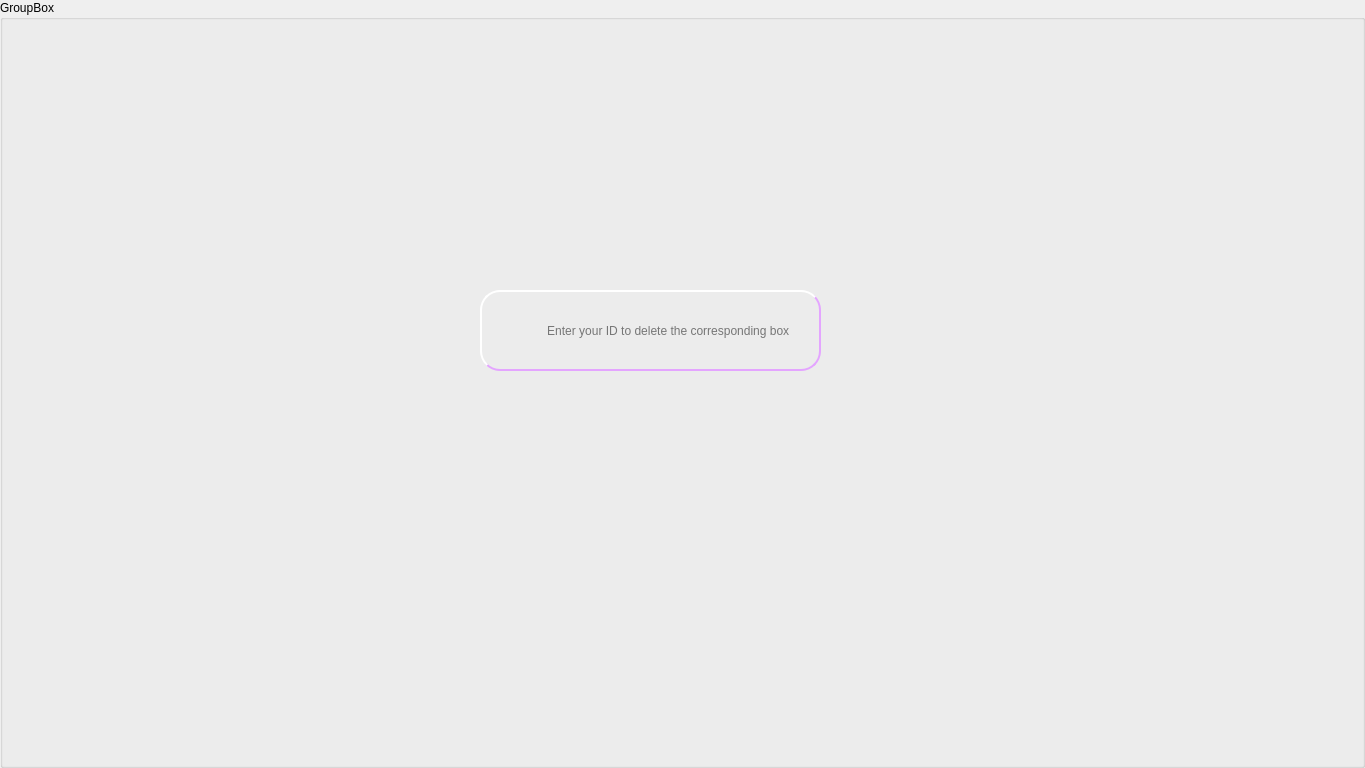
   <widget class="QGroupBox" name="delete_employe">
    <property name="geometry">
     <rect>
      <x>2000</x>
      <y>0</y>
      <width>1365</width>
      <height>768</height>
     </rect>
    </property>
    <property name="title">
     <string>GroupBox</string>
    </property>
    <widget class="QLabel" name="label_11">
     <property name="geometry">
      <rect>
       <x>0</x>
       <y>0</y>
       <width>1365</width>
       <height>768</height>
      </rect>
     </property>
     <property name="styleSheet">
      <string notr="true">background-image: url(:/new/prefix1/image/ajout.png);</string>
     </property>
     <property name="text">
      <string/>
     </property>
    </widget>
    <widget class="QLineEdit" name="lineEdit_13">
     <property name="geometry">
      <rect>
       <x>480</x>
       <y>290</y>
       <width>341</width>
       <height>81</height>
      </rect>
     </property>
     <property name="styleSheet">
      <string notr="true">QLineEdit {
	 
color: #FFFF;
border: 2px solid #e4a5ff;
border-radius: 20px;
border-style: outset;
background: qradialgradient(
cx: 0.3, cy: -0.4, fx: 0.3, fy: -0.4,
radius: 1.35, stop: 0 #fff, stop: 1 #fff
);
padding: 0.3rem 0.2rem;

}
QLineEdit:hover {
	border: 2px solid rgb(170, 0, 255);
}
QLineEdit:focus {
	border: 2px solid rgb(170, 0, 255);
}
QLineEdit {
    background-color: transparent;
}</string>
     </property>
     <property name="text">
      <string/>
     </property>
     <property name="placeholderText">
      <string>                   Enter your ID to delete the corresponding box </string>
     </property>
    </widget>
    <widget class="QLabel" name="label_18">
     <property name="geometry">
      <rect>
       <x>840</x>
       <y>300</y>
       <width>64</width>
       <height>64</height>
      </rect>
     </property>
     <property name="styleSheet">
      <string notr="true">background-image: url(:/new/prefix1/image/64.png);</string>
     </property>
     <property name="text">
      <string/>
     </property>
    </widget>
    <widget class="QPushButton" name="pushButton">
     <property name="geometry">
      <rect>
       <x>890</x>
       <y>280</y>
       <width>64</width>
       <height>64</height>
      </rect>
     </property>
     <property name="styleSheet">
      <string notr="true">QPushButton {
    border-radius: 50%; /* 50% pour un bouton rond */
    background-color: transparent; /* Fond transparent */
    color: white; /* Couleur du texte */
}</string>
     </property>
     <property name="text">
      <string/>
     </property>
    </widget>
   </widget>
